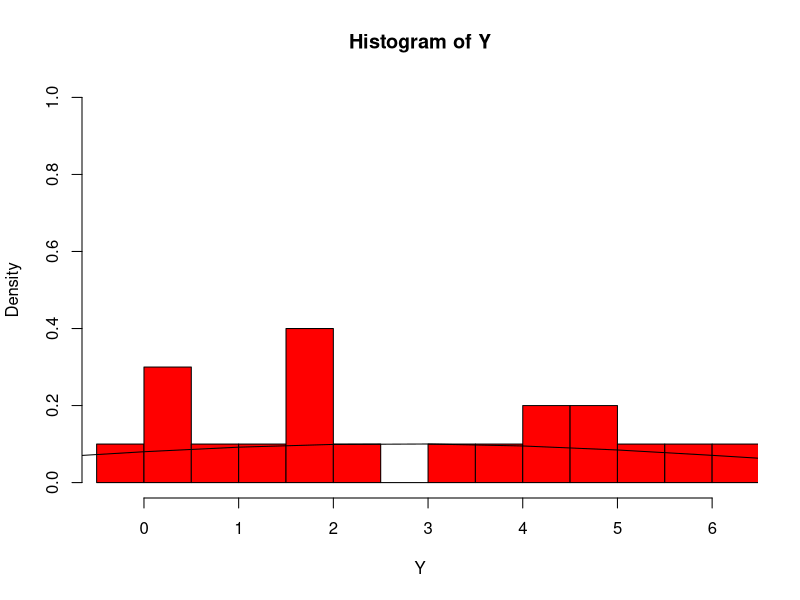
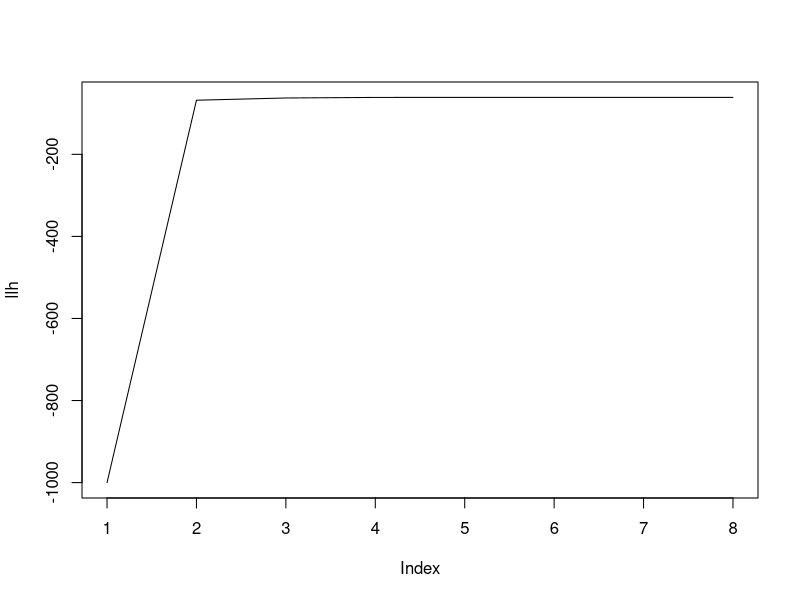

Generate these figures, in order, with R:
#EM algorithm

#Y1~N(mu1,var1), Y2~N(mu2,var2)
#Y~(1-delta)*Y1 + delta*Y2
mu1 <- 5
sd1 <- sqrt(0.87)
mu2 <- 1
sd2 <- sqrt(0.77)

if(0){
  Y <- c()
  for(i in 1:20){
	delta <- as.integer(runif(1,min=0,max=2))
	y <- (1-delta)*rnorm(1,mu1,sd1) + delta*rnorm(1,mu2,sd2)
	Y <- c(Y,y)
  }
}

Y <- c(-0.39,0.12,0.94,1.67,1.76,2.44,3.72,4.28,4.92,5.53,0.06,0.48,1.01,1.68,1.80,3.25,4.12,4.60,5.28,6.22)

#EM

#initialization
param_new <- list(
	MU1 = Y[as.integer(runif(1,min=1,max=21))],
	SD1 = sqrt(var(Y)),
	MU2 = Y[as.integer(runif(1,min=1,max=21))],
	SD2 = sqrt(var(Y)),
	PI = 0.5
	)
param_old <- param_new
llh <- c(-1000)
count <- 0
flag <- 0

while(!flag){
  count <- count+1

  #Expectation
  gamma <- rep(0,20)
  for(i in 1:20){
	tmp1 <- param_old$PI*dnorm(Y[i],param_old$MU2,param_old$SD2)
	tmp2 <- (1-param_old$PI)*dnorm(Y[i],param_old$MU1,param_old$SD1) + param_old$PI*dnorm(Y[i],param_old$MU2,param_old$SD2)
	gamma[i] <- tmp1/tmp2
  }

  #Maximization
  tmp1 <- 0
  tmp2 <- 0
  for(i in 1:20){
	tmp1 <- tmp1 + (1-gamma[i])*Y[i]
	tmp2 <- tmp2 + (1-gamma[i])
  }
  param_new$MU1 <- tmp1/tmp2

  tmp1 <- 0
  tmp2 <- 0
  for(i in 1:20){
	tmp1 <- tmp1 + (1-gamma[i])*((Y[i]-param_old$MU1)^2)
	tmp2 <- tmp2 + (1-gamma[i])	
  }
  param_new$SD1 <- tmp1/tmp2
  
  tmp1 <- 0
  tmp2 <- 0
  for(i in 1:20){
	tmp1 <- tmp1 + gamma[i]*Y[i]
	tmp2 <- tmp2 + gamma[i]#sum(gamma)
  }
  param_new$MU2 <- tmp1/tmp2
  
  tmp1 <- 0
  tmp2 <- 0
  for(i in 1:20){
	tmp1 <- tmp1 + gamma[i]*((Y[i]-param_old$MU2)^2)
	tmp2 <- tmp2 + gamma[i]#sum(gamma)
  }
  param_new$SD2 <- tmp1/tmp2

  tmp <- 0
  for(i in 1:20)tmp<-tmp+gamma[i]
  param_new$PI <- tmp/20

  #likelihood
  tmp1 <- 0
  tmp2 <- 0
  tmp3 <- 0
  tmp4 <- 0
  for(i in 1:20){
	tmp1 <- tmp1 + (1-gamma[i])*log(dnorm(Y[i],param_new$MU1,param_new$SD1))+gamma[i]*log(dnorm(Y[i],param_new$MU2,param_new$SD2))
	tmp2 <- tmp2 + (1-gamma[i])*log(1-param_new$PI)+gamma[i]*log(param_new$PI)
	#tmp3 <- tmp3 + log((1-param_new$PI)*dnorm(Y[i],param_new$MU1,param_new$SD1)+param_new$PI*dnorm(Y[i],param_new$MU2,param_new$SD2))
	#tmp4 <- tmp4 + log((1-param_new$PI)*dnorm(Y[i],param_new$MU1,param_new$SD1)+param_new$PI*dnorm(Y[i],param_new$MU2,param_new$SD2))
  }
  llh <- c(llh,tmp1+tmp2)
  #llh <- c(llh,tmp3)
  #llh <- c(llh,tmp4)

  #check
  diff <- llh[count+1] - llh[count]
  if((diff>0&&diff<0.0001)||count==50){
	flag<-1
  }else{
    param_old <- param_new
  }

}


#plot
param <- param_old
g <- function(y,param){
	d <- (1-param$PI)*dnorm(y,param$MU1,param$SD1) + param$PI*dnorm(y,param$MU2,param$SD2)
	return(d)
}
hist(Y,breaks=14,freq=FALSE,xlim=c(min(Y),max(Y)),ylim=c(0,1),col="red")
lines(-1:10,g(-1:10,param),xlim=c(min(Y),max(Y)),ylim=c(0,1))
#lines(gamma,xlim=c(-1,10),ylim=c(0,1))

plot(llh,type="l")



